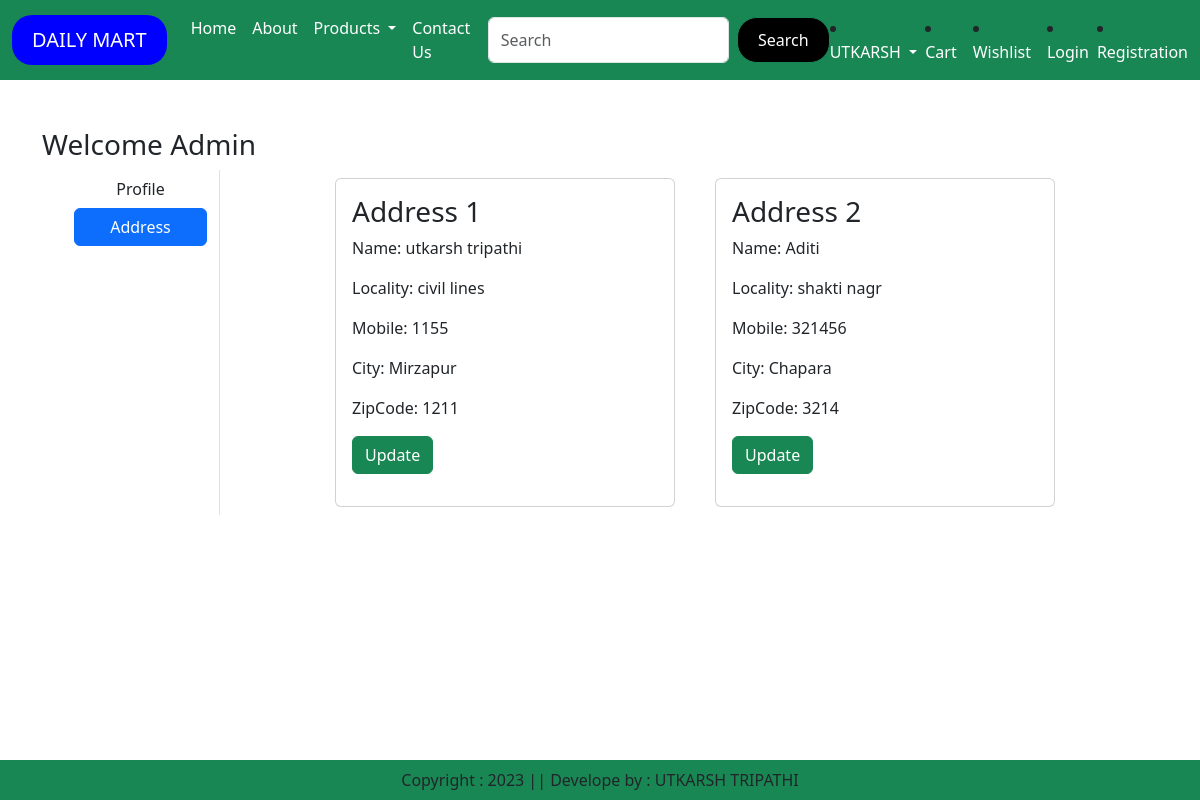
The page /address/ (signed in) on the database its author committed.
### app/models.py (models this page shows, shortened)
class Customer(models.Model):
    user = models.ForeignKey(User,on_delete=models.CASCADE)
    name = models.CharField(max_length=50)
    locality = models.CharField(max_length=100)
    city = models.CharField(max_length=100)
    mobile = models.IntegerField(max_length=50,null=False)
    zipcode = models.IntegerField()

### app/views.py (the view)
# urls.py: path('address/', views.address,name="address"),
def address(request):
    add = Customer.objects.filter(user = request.user)
    return render(request,'app/address.html',locals())

### app/templates/app/address.html (shortened to what this page needs)
{% extends 'app/base.html' %}
{% load static %}
{% block main-content %}
<div class="container my-5">
    <div class="row">
        <h3>Welcome <span class="text-capitalize">{{request.user}}</span></h3>
    <div class="col-sm-2 border-end">
        <ul class="list-instyled">
            <li class="d-grid"><a href="{% url 'profile' %}" class="btn ">Profile</a></li>
            <li class="d-grid"><a href="{% url 'address' %}" class="btn btn-primary">Address</a></li>
        </ul>
    </div>
    <div class="col-sm-8 offset-sm-1">
        <div class="row">
            {% for ad in add %}
            <div class="col-sm-6">
                <div class="card m-2">
                    <div class="card-body">
                        <h3>Address {{forloop.counter}}</h3>
                        <p>Name: {{ad.name}} </p>
                        <p>Locality: {{ad.locality}} </p>
                        <p>Mobile: {{ad.mobile}} </p>
                        <p>City: {{ad.city}} </p>
                        <p>ZipCode: {{ad.zipcode}} </p>
                        <p class="text-centre"><a href="{% url 'updateAddress' pk=ad.id %}" type="button" class="btn btn-success">Update</a> </p>
                    </div>
                </div>
            </div>
            {% endfor %}
        </div>
    </div>
{% endblock main-content %}

### rows shown on the page
Customer: name "utkarsh tripathi", locality "civil lines", mobile "1155", city "Mirzapur", zipcode "1211"
Customer: name "Aditi", locality "shakti nagr", mobile "321456", city "Chapara", zipcode "3214"

### other values the page prints
{{ request.user }} "Admin"
